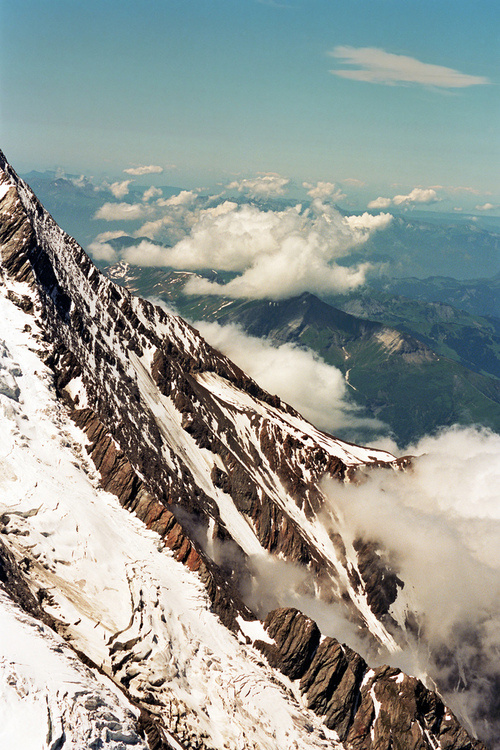
#> input picture 【OpenCv基础】第44讲 分水岭算法/python/PythonApplication/PythonApplication/1.jpg, 500 x 750 px
$ python PythonApplication.py
#> lines starting #> are read from the running program, lines starting #| are printed output that depends on the picture
import cv2
import numpy as np
import random

WINDOW_NAME1="WINDOW_NAME1"
WINDOW_NAME2="WINDOW_NAME2"
prevPt = (-1,-1)

def onMouse(event, x, y, flags, param):
    global g_maskImage,g_srcImage,prevPt

    # 处理鼠标不在窗口中的情况
    if x < 0 or x >= g_srcImage.shape[1] or y < 0 or y >= g_srcImage.shape[0]:
        return

    # 处理鼠标左键相关消息
    if event == cv2.EVENT_LBUTTONUP or flags & cv2.EVENT_FLAG_LBUTTON <= 0:
        prevPt = (-1, -1)
    elif event == cv2.EVENT_LBUTTONDOWN:
        prevPt = (x, y)

    # 鼠标左键按下并移动，绘制出白色线条
    elif event == cv2.EVENT_MOUSEMOVE or flags & cv2.EVENT_FLAG_LBUTTON > 0:
        pt = (x,y)
        if prevPt[0] < 0:
            prevPt = pt
        cv2.line(g_maskImage, prevPt, pt, (255, 255, 255), 5, 8, 0)
        cv2.line(g_srcImage, prevPt, pt, (255, 255, 255), 5, 8, 0)
        prevPt = pt
        cv2.imshow(WINDOW_NAME1, g_srcImage)

def setMat(mat, value):
    for w in range(mat.shape[1]):
        for h in range(mat.shape[0]):
            mat[h, w] = value
    return mat

# 载入原图
g_srcImage=cv2.imread('1.jpg')
#> g_srcImage is the input picture: shape (750, 500, 3); mean B, G, R 146.6, 152.6, 147.8
cv2.imshow(WINDOW_NAME1, g_srcImage);
srcImage=g_srcImage.copy()
g_maskImage = cv2.cvtColor(g_srcImage, cv2.COLOR_BGR2GRAY)
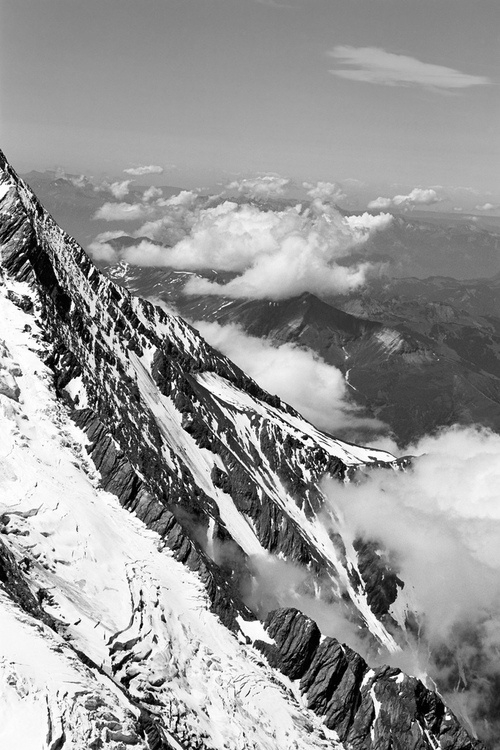
#> g_maskImage: shape (750, 500); min 0, max 255, mean 150.5
grayImage = cv2.cvtColor(g_maskImage, cv2.COLOR_GRAY2BGR)
g_maskImage = setMat(g_maskImage,0)
#> after the loop in setMat, `for w in range(mat.shape[1]):`: mat: shape (750, 500); every value is 0

# 设置鼠标回调函数
cv2.setMouseCallback("WINDOW_NAME1", onMouse)

# 轮询按键，进行处理
while True:
    c = cv2.waitKey(0)
#> (key Esc is pressed here)

    # 若按键键值为ESC时，退出
    if c == 27:
        needToInit = True

    # 按键键值为2时，恢复源图
    if c == 50:
        g_maskImage = setMat(g_maskImage,0)
        g_srcImage = srcImage.copy()
        cv2.imshow(WINDOW_NAME1, g_srcImage)

    # 若检测到按键值为1，则进行处理
    if c == 49:
        # 寻找图像轮廓
        contours, hierarchy  = cv2.findContours(g_maskImage,cv2.RETR_CCOMP,cv2.CHAIN_APPROX_SIMPLE)

        # 轮廓为空时的处理
        if len(contours) == 0:
            continue;

        # 拷贝掩膜
        maskImage = np.ones(g_maskImage.shape, dtype=np.int32)
        maskImage = setMat(maskImage,0)

        # 循环绘制出轮廓
        for index in range(0,len(contours)):
            # color = (random.randint(0,255), random.randint(0,255), random.randint(0,255)) # 不能采用随机数
            cv2.drawContours(maskImage, contours, index, index+1, -1, 8, hierarchy, cv2.INTER_MAX)

        # 生成随机颜色
        colorTab = []
        for i in range(0,len(contours)):
            b = random.randint(0,255)
            g = random.randint(0,255)
            r = random.randint(0,255)
            colorTab.append([b, g, r])

        # 分水岭
        maskImage = cv2.watershed(srcImage, maskImage)

        # 双层循环，将分水岭图像遍历存入watershedImage中
        compCount = len(contours)
        watershedImage = np.ones((maskImage.shape[0], maskImage.shape[1], 3),np.uint8)
        for i in range(maskImage.shape[1]):
            for j in range(maskImage.shape[0]):
                index = maskImage[j, i]
                if index == -1:
                    watershedImage[j, i] = [255,255,255]
                elif index <= 0 or index > compCount:
                    watershedImage[j, i] = [0,0,0]
                else:
                    watershedImage[j, i] = colorTab[index - 1]

        # cv2.imshow("1", watershedImage);
        # cv2.imshow("2", grayImage);

        # 混合灰度图和分水岭效果图并显示最终的窗口
        watershedImage = cv2.addWeighted(watershedImage, 0.5, grayImage, 0.5, 0)
        cv2.imshow(WINDOW_NAME2, watershedImage);
